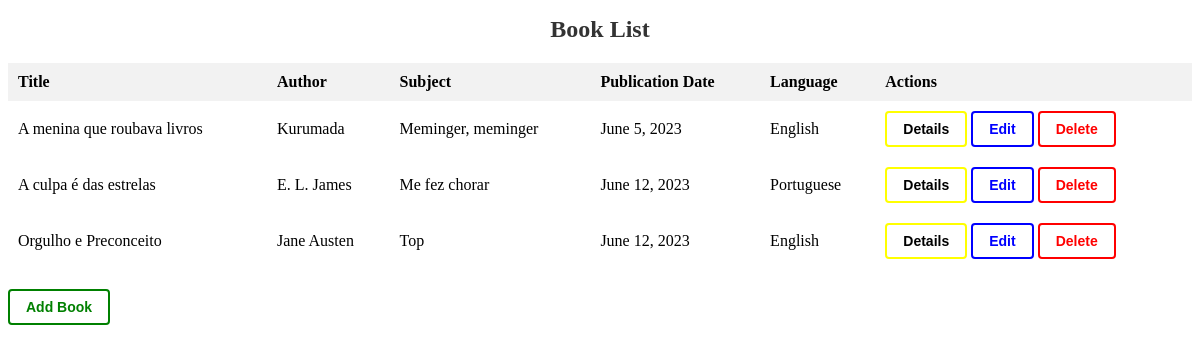
The page / on the database its author committed.
### book/models.py (models this page shows, shortened)
class Book(models.Model):
    title = models.CharField(max_length=255)
    author = models.CharField(max_length=255)
    subject = models.CharField(max_length=255, blank=True)
    publication_date = models.DateField()
    language = models.CharField(max_length=50, choices=[(language.value, language.name) for language in Language])

### book/views.py (the view)
# urls.py: path('', views.book_list, name='home'),
def book_list(request):
    books = Book.objects.all()
    return render(request, 'books/book_list.html', {'books': books})

### book/templates/books/book_list.html (shortened to what this page needs)
{% extends 'base.html' %}
{% load static %}
{% block content %}
<h1>Book List</h1>
<table>
    <thead>
        <tr>
            <th>Title</th>
            <th>Author</th>
            <th>Subject</th>
            <th>Publication Date</th>
            <th>Language</th>
            <th>Actions</th>
        </tr>
    </thead>
    <tbody>
        {% for book in books %}
        <tr>
            <td>{{ book.title }}</td>
            <td>{{ book.author }}</td>
            <td>{{ book.subject }}</td>
            <td>{{ book.publication_date }}</td>
            <td>{{ book.language }}</td>
            <td>
                <button onclick="window.location.href='{% url 'book:book_detail' book.id %}'" class="btn btn-warning">Details</button>
                <button onclick="window.location.href='{% url 'book:book_update' book.pk %}'" class="btn btn-primary">Edit</button>
                <button onclick="window.location.href='{% url 'book:book_delete' book.pk %}'" class="btn btn-danger">Delete</button>
            </td>
        </tr>
        {% endfor %}
    </tbody>
</table>
<button onclick="window.location.href='{% url 'book:book_create' %}'" class="btn btn-success">Add Book</button>
{% endblock %}

### templates/base.html (shortened to what this page needs)
<!DOCTYPE html>
<html>
<head>
</head>
<body>
    {% load static %}
    <link rel="stylesheet" type="text/css" href="{% static 'style.css' %}">
<main>
    {% block content %}{% endblock %}
</main>
</body>
</html>

### book/static/style.css (style rules this page uses)
h1 { color: #333; font-size: 24px; margin-bottom: 20px; }
table { width: 100%; border-collapse: collapse; margin-bottom: 20px; }
thead th { background-color: #f2f2f2; font-weight: bold; text-align: left; padding: 10px; }
tbody td { padding: 10px; }
.btn { display: inline-block; padding: 8px 16px; font-size: 14px; font-weight: bold; text-align: center; text-decoration: none; border: none; border-radius: 4px; cursor: pointer; transition: background-color 0.3s; }
.btn-warning { background-color: transparent; color: rgb(0, 0, 0); border: 2px solid yellow; }
.btn-primary { background-color: transparent; color: blue; border: 2px solid blue; }
.btn-danger { background-color: transparent; color: red; border: 2px solid red; }
.btn-success { background-color: transparent; color: green; border: 2px solid green; }
h1 { text-align: center; margin-bottom: 20px; }

### rows shown on the page
Book: title "A menina que roubava livros", author "Kurumada", subject "Meminger, meminger", publication_date "June 5, 2023", language "English"
Book: title "A culpa é das estrelas", author "E. L. James", subject "Me fez chorar", publication_date "June 12, 2023", language "Portuguese"
Book: title "Orgulho e Preconceito", author "Jane Austen", subject "Top", publication_date "June 12, 2023", language "English"
